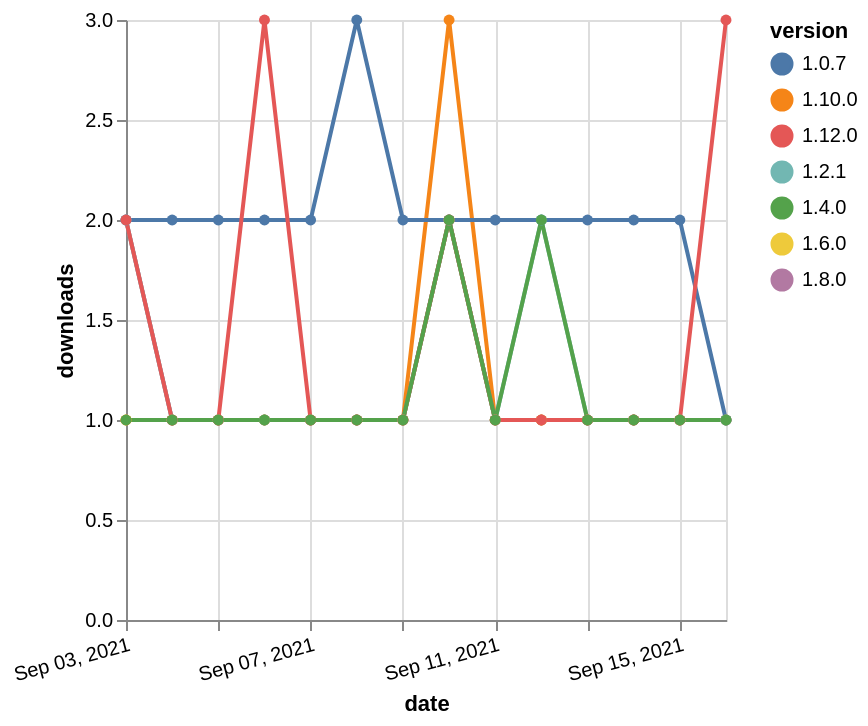

Here is the Vega-Lite specification saved for this chart:
### Vega-Lite specification from a JSON file in a GitHub repository (floating-point values rounded to 4 significant figures)
{"$schema": "https://vega.github.io/schema/vega-lite/v5.json", "description": "A simple bar chart with embedded data.", "data": {"values": [{"date": "2021-09-03", "total": 203, "delta": 1, "version": "1.6.0"}, {"date": "2021-09-04", "total": 204, "delta": 1, "version": "1.6.0"}, {"date": "2021-09-05", "total": 205, "delta": 1, "version": "1.6.0"}, {"date": "2021-09-06", "total": 206, "delta": 1, "version": "1.6.0"}, {"date": "2021-09-07", "total": 207, "delta": 1, "version": "1.6.0"}, {"date": "2021-09-08", "total": 208, "delta": 1, "version": "1.6.0"}, {"date": "2021-09-09", "total": 209, "delta": 1, "version": "1.6.0"}, {"date": "2021-09-10", "total": 211, "delta": 2, "version": "1.6.0"}, {"date": "2021-09-11", "total": 212, "delta": 1, "version": "1.6.0"}, {"date": "2021-09-12", "total": 213, "delta": 1, "version": "1.6.0"}, {"date": "2021-09-13", "total": 214, "delta": 1, "version": "1.6.0"}, {"date": "2021-09-14", "total": 215, "delta": 1, "version": "1.6.0"}, {"date": "2021-09-15", "total": 216, "delta": 1, "version": "1.6.0"}, {"date": "2021-09-16", "total": 217, "delta": 1, "version": "1.6.0"}, {"date": "2021-09-03", "total": 174, "delta": 2, "version": "1.8.0"}, {"date": "2021-09-04", "total": 175, "delta": 1, "version": "1.8.0"}, {"date": "2021-09-05", "total": 176, "delta": 1, "version": "1.8.0"}, {"date": "2021-09-06", "total": 177, "delta": 1, "version": "1.8.0"}, {"date": "2021-09-07", "total": 178, "delta": 1, "version": "1.8.0"}, {"date": "2021-09-08", "total": 179, "delta": 1, "version": "1.8.0"}, {"date": "2021-09-09", "total": 180, "delta": 1, "version": "1.8.0"}, {"date": "2021-09-10", "total": 182, "delta": 2, "version": "1.8.0"}, {"date": "2021-09-11", "total": 183, "delta": 1, "version": "1.8.0"}, {"date": "2021-09-12", "total": 184, "delta": 1, "version": "1.8.0"}, {"date": "2021-09-13", "total": 185, "delta": 1, "version": "1.8.0"}, {"date": "2021-09-14", "total": 186, "delta": 1, "version": "1.8.0"}, {"date": "2021-09-15", "total": 187, "delta": 1, "version": "1.8.0"}, {"date": "2021-09-16", "total": 188, "delta": 1, "version": "1.8.0"}, {"date": "2021-09-03", "total": 197, "delta": 1, "version": "1.10.0"}, {"date": "2021-09-04", "total": 198, "delta": 1, "version": "1.10.0"}, {"date": "2021-09-05", "total": 199, "delta": 1, "version": "1.10.0"}, {"date": "2021-09-06", "total": 200, "delta": 1, "version": "1.10.0"}, {"date": "2021-09-07", "total": 201, "delta": 1, "version": "1.10.0"}, {"date": "2021-09-08", "total": 202, "delta": 1, "version": "1.10.0"}, {"date": "2021-09-09", "total": 203, "delta": 1, "version": "1.10.0"}, {"date": "2021-09-10", "total": 206, "delta": 3, "version": "1.10.0"}, {"date": "2021-09-11", "total": 207, "delta": 1, "version": "1.10.0"}, {"date": "2021-09-12", "total": 208, "delta": 1, "version": "1.10.0"}, {"date": "2021-09-13", "total": 209, "delta": 1, "version": "1.10.0"}, {"date": "2021-09-14", "total": 210, "delta": 1, "version": "1.10.0"}, {"date": "2021-09-15", "total": 211, "delta": 1, "version": "1.10.0"}, {"date": "2021-09-16", "total": 212, "delta": 1, "version": "1.10.0"}, {"date": "2021-09-03", "total": 2231, "delta": 2, "version": "1.0.7"}, {"date": "2021-09-04", "total": 2233, "delta": 2, "version": "1.0.7"}, {"date": "2021-09-05", "total": 2235, "delta": 2, "version": "1.0.7"}, {"date": "2021-09-06", "total": 2237, "delta": 2, "version": "1.0.7"}, {"date": "2021-09-07", "total": 2239, "delta": 2, "version": "1.0.7"}, {"date": "2021-09-08", "total": 2242, "delta": 3, "version": "1.0.7"}, {"date": "2021-09-09", "total": 2244, "delta": 2, "version": "1.0.7"}, {"date": "2021-09-10", "total": 2246, "delta": 2, "version": "1.0.7"}, {"date": "2021-09-11", "total": 2248, "delta": 2, "version": "1.0.7"}, {"date": "2021-09-12", "total": 2250, "delta": 2, "version": "1.0.7"}, {"date": "2021-09-13", "total": 2252, "delta": 2, "version": "1.0.7"}, {"date": "2021-09-14", "total": 2254, "delta": 2, "version": "1.0.7"}, {"date": "2021-09-15", "total": 2256, "delta": 2, "version": "1.0.7"}, {"date": "2021-09-16", "total": 2257, "delta": 1, "version": "1.0.7"}, {"date": "2021-09-03", "total": 273, "delta": 2, "version": "1.2.1"}, {"date": "2021-09-04", "total": 274, "delta": 1, "version": "1.2.1"}, {"date": "2021-09-05", "total": 275, "delta": 1, "version": "1.2.1"}, {"date": "2021-09-06", "total": 276, "delta": 1, "version": "1.2.1"}, {"date": "2021-09-07", "total": 277, "delta": 1, "version": "1.2.1"}, {"date": "2021-09-08", "total": 278, "delta": 1, "version": "1.2.1"}, {"date": "2021-09-09", "total": 279, "delta": 1, "version": "1.2.1"}, {"date": "2021-09-10", "total": 281, "delta": 2, "version": "1.2.1"}, {"date": "2021-09-11", "total": 282, "delta": 1, "version": "1.2.1"}, {"date": "2021-09-12", "total": 284, "delta": 2, "version": "1.2.1"}, {"date": "2021-09-13", "total": 285, "delta": 1, "version": "1.2.1"}, {"date": "2021-09-14", "total": 286, "delta": 1, "version": "1.2.1"}, {"date": "2021-09-15", "total": 287, "delta": 1, "version": "1.2.1"}, {"date": "2021-09-16", "total": 288, "delta": 1, "version": "1.2.1"}, {"date": "2021-09-03", "total": 127, "delta": 2, "version": "1.12.0"}, {"date": "2021-09-04", "total": 128, "delta": 1, "version": "1.12.0"}, {"date": "2021-09-05", "total": 129, "delta": 1, "version": "1.12.0"}, {"date": "2021-09-06", "total": 132, "delta": 3, "version": "1.12.0"}, {"date": "2021-09-07", "total": 133, "delta": 1, "version": "1.12.0"}, {"date": "2021-09-08", "total": 134, "delta": 1, "version": "1.12.0"}, {"date": "2021-09-09", "total": 135, "delta": 1, "version": "1.12.0"}, {"date": "2021-09-10", "total": 137, "delta": 2, "version": "1.12.0"}, {"date": "2021-09-11", "total": 138, "delta": 1, "version": "1.12.0"}, {"date": "2021-09-12", "total": 139, "delta": 1, "version": "1.12.0"}, {"date": "2021-09-13", "total": 140, "delta": 1, "version": "1.12.0"}, {"date": "2021-09-14", "total": 141, "delta": 1, "version": "1.12.0"}, {"date": "2021-09-15", "total": 142, "delta": 1, "version": "1.12.0"}, {"date": "2021-09-16", "total": 145, "delta": 3, "version": "1.12.0"}, {"date": "2021-09-03", "total": 216, "delta": 1, "version": "1.4.0"}, {"date": "2021-09-04", "total": 217, "delta": 1, "version": "1.4.0"}, {"date": "2021-09-05", "total": 218, "delta": 1, "version": "1.4.0"}, {"date": "2021-09-06", "total": 219, "delta": 1, "version": "1.4.0"}, {"date": "2021-09-07", "total": 220, "delta": 1, "version": "1.4.0"}, {"date": "2021-09-08", "total": 221, "delta": 1, "version": "1.4.0"}, {"date": "2021-09-09", "total": 222, "delta": 1, "version": "1.4.0"}, {"date": "2021-09-10", "total": 224, "delta": 2, "version": "1.4.0"}, {"date": "2021-09-11", "total": 225, "delta": 1, "version": "1.4.0"}, {"date": "2021-09-12", "total": 227, "delta": 2, "version": "1.4.0"}, {"date": "2021-09-13", "total": 228, "delta": 1, "version": "1.4.0"}, {"date": "2021-09-14", "total": 229, "delta": 1, "version": "1.4.0"}, {"date": "2021-09-15", "total": 230, "delta": 1, "version": "1.4.0"}, {"date": "2021-09-16", "total": 231, "delta": 1, "version": "1.4.0"}]}, "width": "container", "mark": {"type": "line", "point": {"filled": true}}, "encoding": {"x": {"field": "date", "type": "temporal", "timeUnit": "yearmonthdate", "title": "date", "axis": {"labelAngle": -15}}, "y": {"field": "delta", "type": "quantitative", "title": "downloads"}, "color": {"field": "version", "type": "nominal"}, "tooltip": {"field": "delta"}}}
